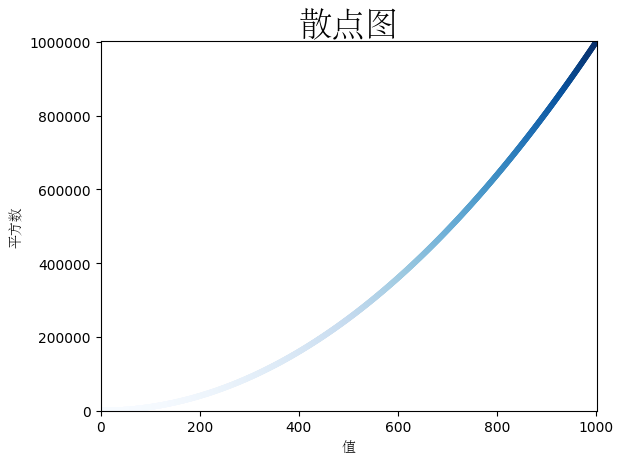

Write the Python code that produced this figure.
import matplotlib.pyplot as plt

x_values = range(1, 1001)
# y_values = range(1, 1001)
y_values = [x**2 for x in x_values]
fig, ax = plt.subplots()
# ax.scatter(x_values, y_values,c='red', s=10)
# ax.scatter(x_values, y_values,c=(0,0.8,0), s=10)
ax.scatter(x_values, y_values,c=y_values,cmap=plt.cm.Blues, s=10)
# 设置图标标题并给坐标轴加上标签
ax.set_title('散点图', font={'family': 'STSong', 'size': '24'})
ax.set_xlabel('值', font={'family': 'STSong', 'size': '10'})
ax.set_ylabel('平方数', font={'family': 'STSong', 'size': '10'})
# 设置刻度标记的大小
ax.tick_params(axis='both', labelsize=10)
# 设置坐标轴的取值范围
ax.axis([0, 1001, 0, 1001**2])
plt.ticklabel_format(style='plain')

plt.savefig('catter_squares.png',bbox_inches='tight')
plt.show()
